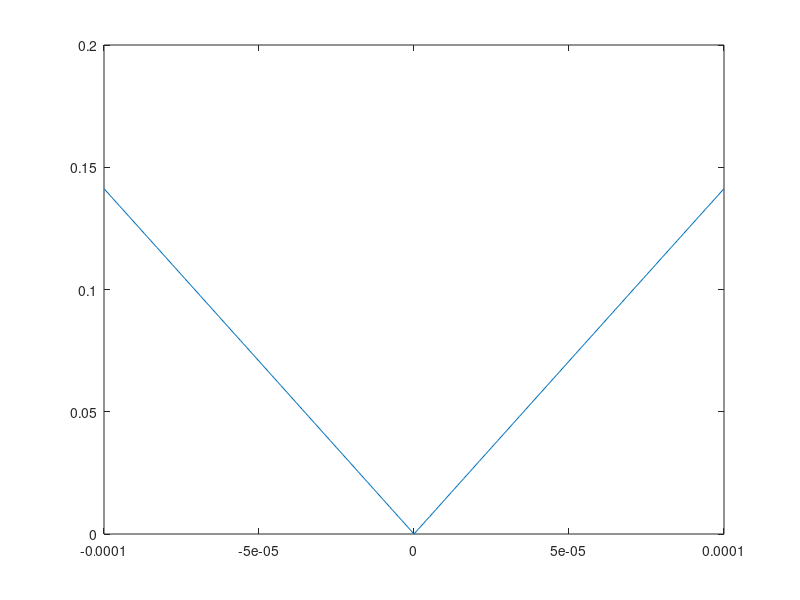

The MATLAB source for this figure:
clear all
close all

x1=-1/1000;
y1=1/1000;
x2=1/1000;
y2=1/1000;
x3=-1/1000;
y3=-1/1000;
x4=1/1000;
y4=-1/1000;

mu0=(4*pi*1e-7);
i=1;
const=mu0*i/(2*pi)/1e-4;

range=.1/1000;
xsteps=100;
ysteps=100;
ys=0;
xs=0;
y=ys-range:range/ysteps:ys+range;
x=xs-range:range/xsteps:xs+range;

% first along x

r1i=1./sqrt((x1-x).^2+(y1-ys).^2);
r2i=1./sqrt((x2-x).^2+(y2-ys).^2);
r3i=1./sqrt((x3-x).^2+(y3-ys).^2);
r4i=1./sqrt((x4-x).^2+(y4-ys).^2);

B=const*(r1i-r2i);%-r3i+r4i);
B=sqrt(B.^2);
plot(x,B)
